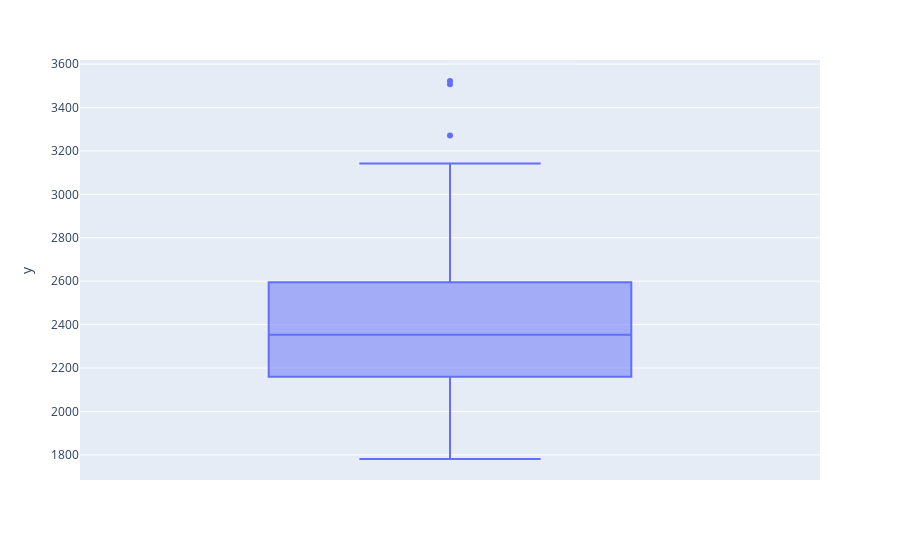

The cell this chart's notebook holds for it:
### Code cell
data3=ran_50
df = px.data.tips()
fig = px.box(df, y=ran_50["Value"])
fig.show()

### Figure 1 — Plotly figure (JSON) as saved in the notebook; plotly's stock layout.template omitted (floating-point values rounded to 4 significant figures)
{"data": [{"alignmentgroup": "True", "hovertemplate": "y=%{y}<extra></extra>", "legendgroup": "", "marker": {"color": "#636efa"}, "name": "", "notched": false, "offsetgroup": "", "orientation": "v", "showlegend": false, "type": "box", "x0": " ", "xaxis": "x", "y": [3522, 3507, 3271, 3142, 2958, 2832, 2830, 2803, 2738, 2723, 2621, 2603, 2595, 2583, 2546, 2546, 2534, 2523, 2521, 2520, 2492, 2453, 2447, 2444, 2370, 2336, 2333, 2331, 2329, 2311, 2310, 2273, 2265, 2249, 2197, 2184, 2166, 2160, 2134, 2124, 2120, 2116, 2097, 2096, 2090, 2044, 2043, 2030, 1873, 1781], "y0": " ", "yaxis": "y"}], "layout": {"boxmode": "group", "legend": {"tracegroupgap": 0}, "margin": {"t": 60}, "xaxis": {"anchor": "y", "domain": [0, 1]}, "yaxis": {"anchor": "x", "domain": [0, 1], "title": {"text": "y"}}}}
